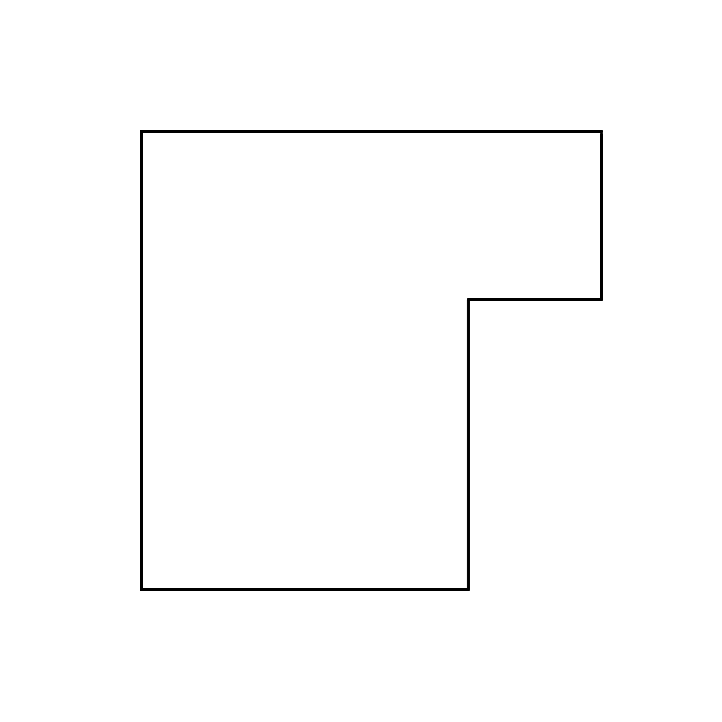
%> input picture fp_2.png, 722 x 722 px
$ octave main.m   (GNU Octave 9; MATLAB toolbox functions it lacks are replaced by stand-ins)
%> lines starting %> are read from the running program, lines starting %| are printed output that depends on the picture; in (x1, y1, x2, y2) boxes, pixels count from 0 and x2, y2 are one past the last pixel; in counts of white or black regions, pixels touching at a corner belong together; the program's own positions count from 1
clear all
%% READ IMAGE

floorPlan = imread("fp_2.png");
%> floorPlan is the input picture: size 722x722x3 uint8; min 0, max 255, mean 252.3
floorPlanBW = ~imbinarize(rgb2gray(floorPlan));
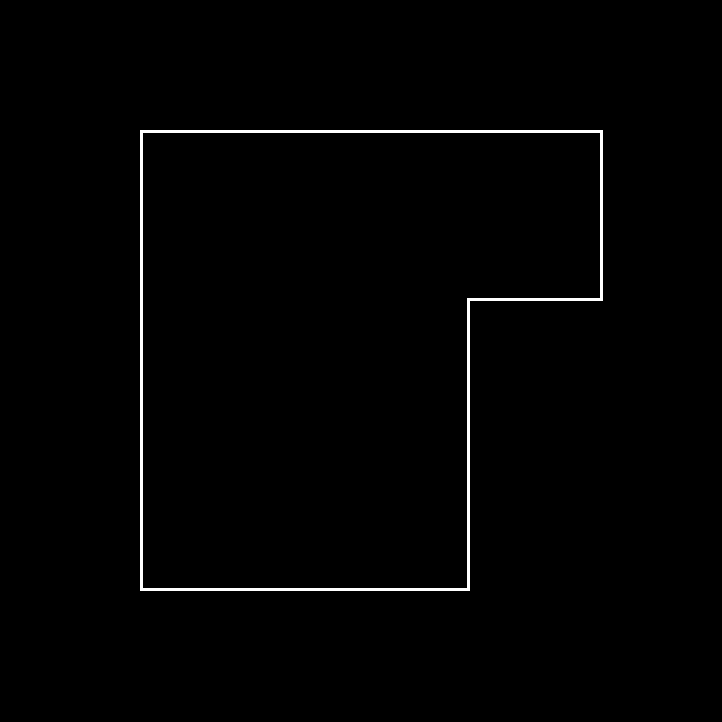
%> floorPlanBW: size 722x722 logical; 1.1% white; 1 white region, box (x1, y1, x2, y2) and area: (140, 130, 603, 591) 5508

rotI = floorPlanBW;
BW = edge(rotI,'canny');
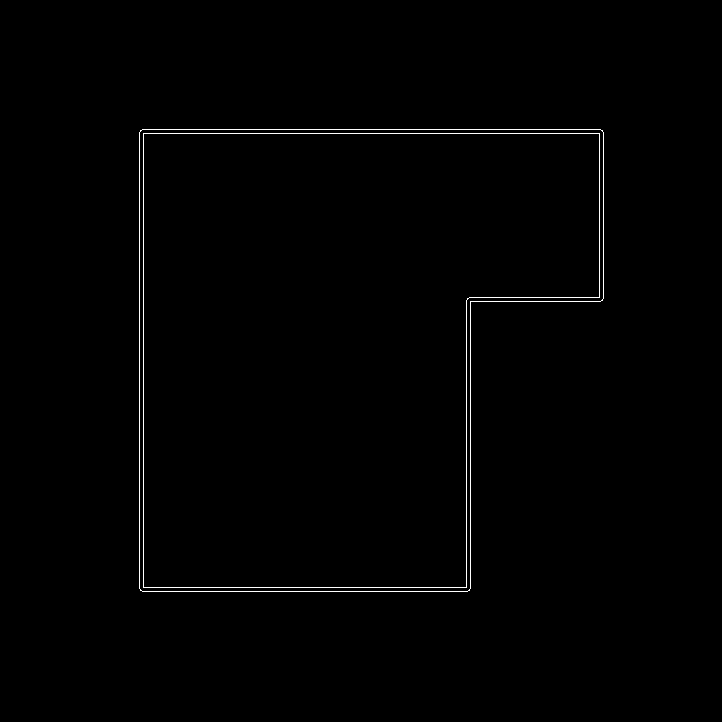
%> BW: size 722x722 logical; 0.7% white in thin lines or dots, all inside (x1, y1, x2, y2) = (139, 129, 604, 592)

% [10 lines of commented-out code are left out]
[H,T,R] = hough(BW);
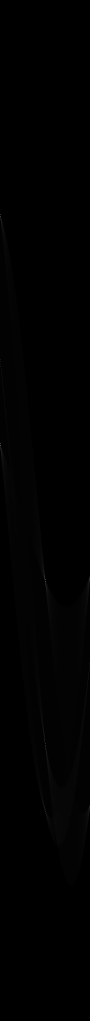
%> H: size 2041x180 double (shown at 1/2 size); min 0, max 459, mean 1.8; drawn with min black and max white
%> T = 180 values from -90 to 89; R = 2041 values from -1020 to 1020
imshow(H,[],'XData',T,'YData',R,...
            'InitialMagnification','fit');
xlabel('\theta'), ylabel('\rho');
axis on, axis normal, hold on;

P  = houghpeaks(H,6,'threshold',ceil(0.2*max(H(:))));
%> P = [888 1; 1160 91; 430 1; 1487 91; 1620 91; 720 1]
x = T(P(:,2)); y = R(P(:,1));
%> after `x = T(P(:,2))`: x = [-90 0 -90 0 0 -90]
%> after `y = R(P(:,1))`: y = [-133 139 -591 466 599 -301]
plot(x,y,'s','color','white');
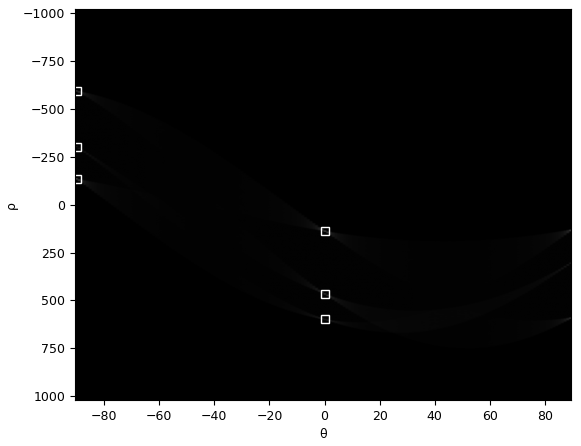
%> figure redrawn from the program's plot data

lines = houghlines(BW,T,R,P,'FillGap',10,'MinLength',5);
%> lines = 6 lines; point1 to point2 (x, y): (140, 134) to (604, 134), (140, 133) to (140, 589), (143, 592) to (468, 592), (467, 301) to (467, 592), (600, 130) to (600, 302), (467, 302) to (601, 302)
figure, imshow(rotI), hold on
max_len = 0;
for k = 1:length(lines)
   xy = [lines(k).point1; lines(k).point2];
   plot(xy(:,1),xy(:,2),'LineWidth',2,'Color','green');

   % Plot beginnings and ends of lines
   plot(xy(1,1),xy(1,2),'x','LineWidth',2,'Color','yellow');
   plot(xy(2,1),xy(2,2),'x','LineWidth',2,'Color','red');

   % Determine the endpoints of the longest line segment
   len = norm(lines(k).point1 - lines(k).point2);
   if ( len > max_len)
      max_len = len;
      xy_long = xy;
   end
end
%> this loop made 6 passes
%> (len, max_len, xy_long) on pass 1: (464, 464, [140 134; 604 134])
%> (xy, len) on passes 2 to 6: ([140 133; 140 589], 456), ([143 592; 468 592], 325), ([467 301; 467 592], 291), ([600 130; 600 302], 172), ([467 302; 601 302], 134)

plot(xy_long(:,1),xy_long(:,2),'LineWidth',2,'Color','cyan');
%% POINT CLOUD SAMPLING

pc = [];
for i = 1:length(lines)
    pc = [pc SampleNPointsFromLine(lines(i), 10)'];
end
%> this loop made 6 passes
%> after the loop, pc = 60 columns, first 8: [531.8 491.7 335.1 260.1 377.2 327.9 503.7 280.7; 134 134 134 134 134 134 134 134]

plot(pc(1, :),pc(2, :),'x','LineWidth',2,'Color','magenta');

%% RGB-D

CP = [200 400; 350 300]; % CAMERA POSITIONS (x, y)

plot(CP(:, 1),CP(:, 2),'x','LineWidth',2,'Color','yellow');

CN = [-1 0.5; 1 1]; % CAMERA NORMALS / DIRECTIONS (n_x, n_y)

quiver(CP(:, 1),CP(:, 2),100 * CN(:, 1),100 * CN(:, 2),0)
%%
f = 20; % FOCAL DISTANCE
L = 20; % IMAGE PLANE WIDTH
N = 1000; % NUMBER OF SAMPLES ON EACH IMAGE PLANE
MAX_DIST = 1000;

RGBD = [];

% ITERATE THROUGH CP
for i = 1:length(CP)

    img = [];

    cp = CP(i, :);
    cn = CN(i, :);

    sp = SamplePointsOnImagePlaneForCamera(cp, cn, f, L, N); % SAMPLE POINTS ON IMAGE PLANE

    quiver(sp(1, 1),sp(2, 1),100 * (sp(1, 1) - cp(1)),100 * (sp(2, 1) - cp(2)),0)
    quiver(sp(1, round(N/3)),sp(2, round(N/3)),100 * (sp(1, round(N/3)) - cp(1)),100 * (sp(2, round(N/3)) - cp(2)),0)
    quiver(sp(1, round(2*N/3)),sp(2, round(2*N/3)),100 * (sp(1, round(2*N/3)) - cp(1)),100 * (sp(2, round(2*N/3)) - cp(2)),0)
    quiver(sp(1, N),sp(2, N),100 * (sp(1, N) - cp(1)),100 * (sp(2, N) - cp(2)),0)

    plot([sp(1, 1) sp(1, N)],[sp(2, 1) sp(2, N)], 'LineWidth',2,'Color','white');

    % ITERATE THROUGH SAMPLED POINTS
    for j = 1:length(sp)

        sp_ = sp(:, j);
        dist = [];

        % ITERATE THROUGH lines
        for k = 1:length(lines)
            dist = [dist Intersect(cn, cp, sp_ - cp', lines(k).point1, lines(k).point2, MAX_DIST)];
        end

        img = [img min(dist)];

    end

    RGBD = [RGBD img'];
end
%> after the loop, RGBD = 1000 rows, first 12: [60 307.8; 60 307.9; 60 308; 60 308; 60 308.1; 60 308.2; 60 308.3; 60 308.4; 60 308.5; 60 308.5; 60 308.6; 60 308.7]
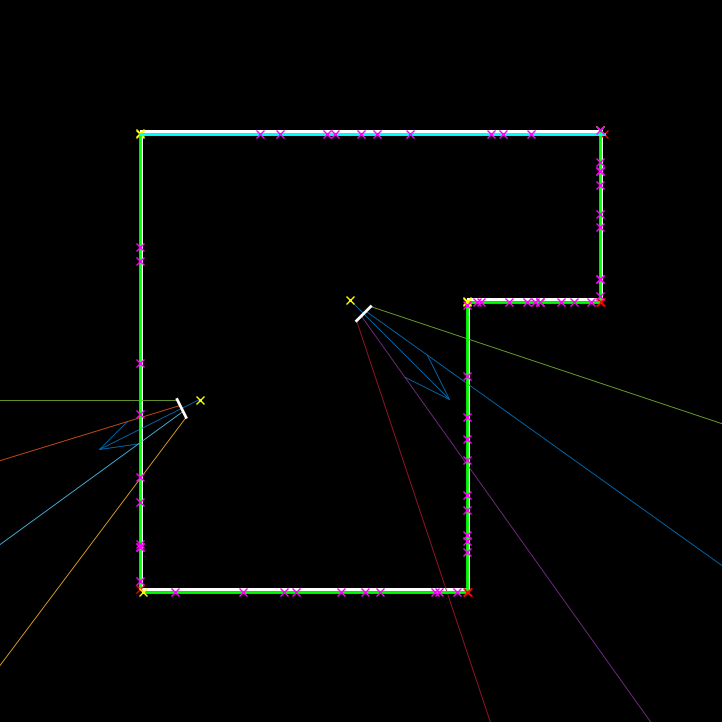
%> figure redrawn from the program's plot data
%% LINE INTERSECTION

function dist = Intersect(cn, p11, d, p21, p22, max_dist)
    m1 = d(2) / (d(1)  + 1e-6);
    c1 = p11(2) - p11(1) * m1;

    m2 = (p22(2) - p21(2)) / (p22(1) - p21(1) + 1e-6);
    c2 = p21(2) - p21(1) * m2;

    xi = -1 * (c2 - c1) / (m2 - m1);
    yi = c1 + m1 * xi;

    if ((xi - p22(1))*(xi - p21(1)) <= 1e-6 && (yi - p22(2))*(yi - p21(2)) <= 1e-6)
        if((xi - p11(1))*cn(1) + (yi - p11(2))*cn(2) >= 1e-6)
            dist = sqrt((xi - p11(1))^2 + (yi - p11(2))^2);
            if(dist > max_dist)
                dist = max_dist + 1;
%             else
%                 plot(xi,yi,'o','LineWidth',2,'Color','red');
            end
        else
            dist = max_dist + 1;
        end
    else
        dist = max_dist + 1;
    end
end

%%
function sp = SamplePointsOnImagePlaneForCamera(pc, n, d, l, N)
    % CENTER OF IMAGE PLANE
    m = n(2) / (n(1) + 1e-6);
    k = d / sqrt(1 + m^2);

    pip = pc + [sign(n(1))*k sign(n(2))*abs(m)*k]

    % TANGENT LINE FOR IMAGE PLANE
    t = [-n(2) n(1)];

    mt = -1 * n(1) / (n(2) + 1e-6);
    kt = (l / 2) / sqrt(1 + mt^2);

    pip1 = pip + kt * [sign(-n(2)) sign(n(1))*abs(n(1) / (n(2) + 1e-6))];
    pip2 = pip - kt * [sign(-n(2)) sign(n(1))*abs(n(1) / (n(2) + 1e-6))];

    x_ls = linspace(pip1(1), pip2(1), N);
    y_ls = linspace(pip1(2), pip2(2), N);

    sp = [x_ls' y_ls']';
end

%%

function pc = SampleNPointsFromLine(line, N)
    t = rand(N, 1);
    pc = repmat(line.point1, N, 1) + t * [(line.point2(1) - line.point1(1)) (line.point2(2) - line.point1(2))];
end
